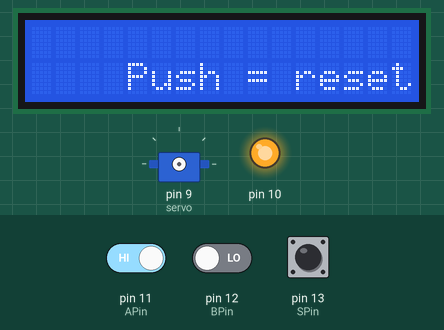
The sketch below on a simulated Arduino Uno, built with avr-gcc and run on an emulated ATmega328P. Parts: 16×2 character LCD, servo, output pins drawn as LEDs (lit = HIGH). The inputs (shaded band) are chosen by the test bench; at power-on: pin 11 (APin) HIGH, pin 12 (BPin) LOW, pin 13 (SPin) HIGH.

Above: at 1.1 s.
At 3.3 s:
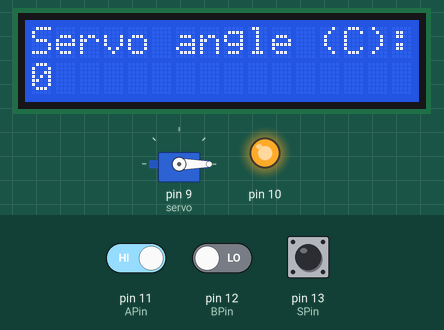
3.4 s: pin 11 (APin) driven LOW
At 4.1 s:
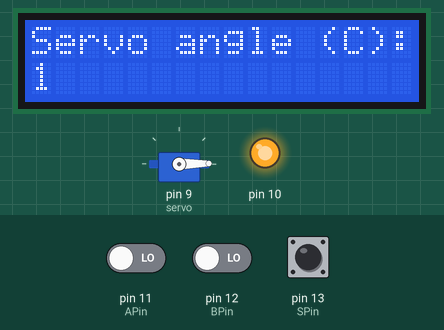
Timing chart, 0 to 6.4 s (numbered marks = the images above; inputs shaded):
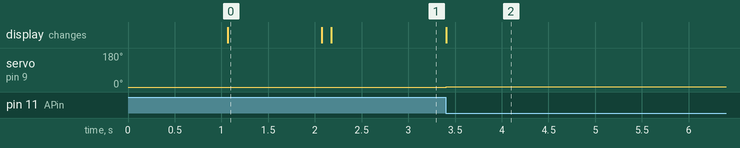

The sketch:

Controlling_Servo_With_Rotary_encoder_WITH_LCD.ino
```cpp
#include <LiquidCrystal.h> //Use "Liquid crystal.h" library
#include <Servo.h> //Use servo motor library

int rs = 2, en = 3, d4 = 4, d5 = 5, d6 = 6, d7 = 7; //rs on to, en on 11, d0 on 0, etc
LiquidCrystal lcd(rs, en, d4, d5, d6, d7); //Create LCD object
Servo servo;
const int APin= 11; //Set the digital 2 to A pin
const int BPin= 12; //Set the digital 3 to B pin
const int SPin= 13 ;//Set the digital 4 to S pin
unsigned char encoderVal = 0;

void setup() {
  pinMode(10, OUTPUT);
  digitalWrite(10, HIGH);
  lcd.begin(16, 2); //Turn display on, tells arduino there is 16 colums and 2 rows on this particular display
  lcd.setCursor (4, 1);
  lcd.print("Turn angle");
  delay (1000);
  lcd.clear();
  lcd.setCursor(4, 1);
  lcd.print("Push = reset");
  delay (1000);
  lcd.clear();
  lcd.setCursor(0, 0);
  lcd.print("Servo angle (C):");
  pinMode(APin, INPUT);//initialize the A pin as input
  pinMode(BPin, INPUT);//initialize the B pin as input
  pinMode(SPin, INPUT);//initialize the S pin as input
  servo.attach(9);
  servo.write(0);
  delay (100);
}

void loop() {
 int change = getRotaryEncoder();
 encoderVal = encoderVal - change;
 if(digitalRead(SPin) == LOW)
 {
 encoderVal = 0;
 }

 lcd.setCursor (0, 1); //Display and write the servo angle.
 lcd.print(encoderVal);
 servo.write(encoderVal);

 if (encoderVal <= 9) { //Keep preceeding "0s" on the display clear
  lcd.setCursor (1, 1);
  lcd.print(" ");
 }

 if (encoderVal <= 99) { //and for the 100's place value
  lcd.setCursor (2, 1);
  lcd.print(" ");
 }

 if (encoderVal > 180) { //If a value of over 180 is entered,
  lcd.setCursor (4, 1);
  lcd.print("Angle limit!"); //Say angle limit reached
 } else {
  lcd.setCursor (4, 1); //Or keep that part of display clear
  lcd.print ("            ");
 }
}


int getRotaryEncoder(void)
{
 static int oldA = HIGH; //set the oldA as HIGH
 static int oldB = HIGH; //set the oldB as HIGH
 int result = 0;
 int newA = digitalRead(APin); //read the value of APin to newA
 int newB = digitalRead(BPin); //read the value of BPin to newB
 if (newA != oldA || newB != oldB)//if the value of APin or the BPin has changed
 {
 if (oldA == HIGH && newA == LOW)// something has changed
 {
 result = (oldB * 2 - 1);
 }
 }
 oldA = newA;
 oldB = newB;
 return result;
}
```

Measured:
- after the input at 3.4 s, servo on pin 9 (servo): 0° → 1° at once; the display: changes at once (image 2)
- what the display in image 0 shows lasts 1.0 s, from 1.1 s to 2.1 s
